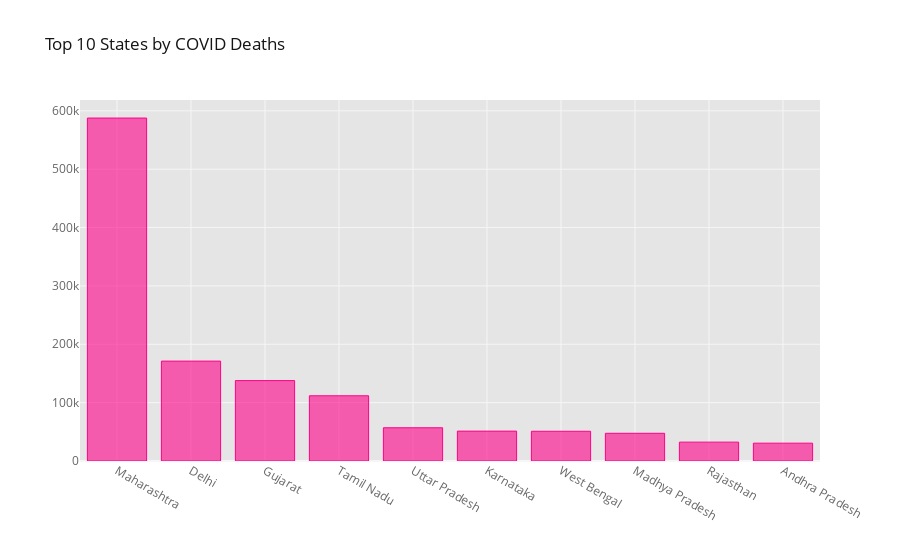

The notebook cell this image was saved under:
### Markdown cell above
# 2 Barplot

### Code cell
# convert 'Death' column to numeric
df_covid["Death"] = pd.to_numeric(df_covid["Death"], errors="coerce")
# Group by state and sum deaths
df_state = df_covid.groupby("Name of State / UT")["Death"].sum()

# Sort by deaths (highest first)
df_state_sorted = df_state.sort_values(ascending=False)

# Take only top 10
df_top10 = df_state_sorted.head(10)

# Plot bar
df_top10.iplot(kind="bar", color='pink', title="Top 10 States by COVID Deaths")

### Figure 1 — Plotly figure (JSON) as saved in the notebook; plotly's stock layout.template omitted (floating-point values rounded to 4 significant figures)
{"data": [{"marker": {"color": "rgba(255, 0, 136, 0.6)", "line": {"color": "rgba(255, 0, 136, 1.0)", "width": 1}}, "name": "Death", "orientation": "v", "text": "", "type": "bar", "x": ["Maharashtra", "Delhi", "Gujarat", "Tamil Nadu", "Uttar Pradesh", "Karnataka", "West Bengal", "Madhya Pradesh", "Rajasthan", "Andhra Pradesh"], "y": [587648, 171177, 137790, 111765, 56959, 51221, 50953, 47441, 32326, 30560]}], "layout": {"autosize": true, "legend": {"bgcolor": "#FFFFFF", "font": {"color": "#666666"}}, "paper_bgcolor": "#FFFFFF", "plot_bgcolor": "#E5E5E5", "title": {"font": {"color": "#151516"}, "text": "Top 10 States by COVID Deaths"}, "xaxis": {"autorange": true, "gridcolor": "#F6F6F6", "range": [-0.5, 9.5], "showgrid": true, "tickfont": {"color": "#666666"}, "title": {"font": {"color": "#666666"}, "text": ""}, "type": "category", "zerolinecolor": "#F6F6F6"}, "yaxis": {"autorange": true, "gridcolor": "#F6F6F6", "range": [0, 618600.0], "showgrid": true, "tickfont": {"color": "#666666"}, "title": {"font": {"color": "#666666"}, "text": ""}, "type": "linear", "zerolinecolor": "#F6F6F6"}}}
